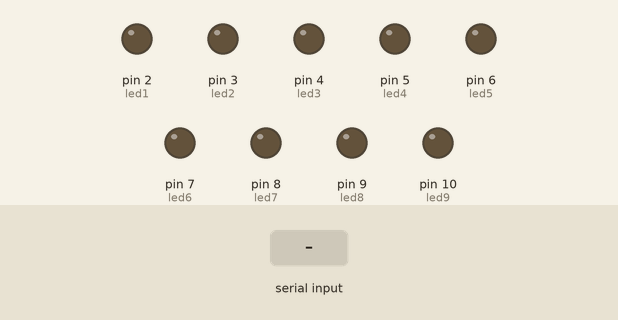
Recording of a sketch running on a simulated Arduino Uno, built with avr-gcc and run on an emulated ATmega328P. Parts: output pins drawn as LEDs (lit = HIGH). Inputs (shaded band) come from the test bench.

Above: at 1.2 s.
1.3 s: "a" received over Serial
At 2.3 s:
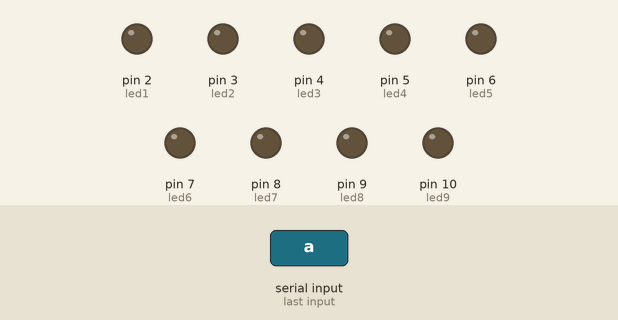
2.8 s: "c" received over Serial
At 3.5 s:
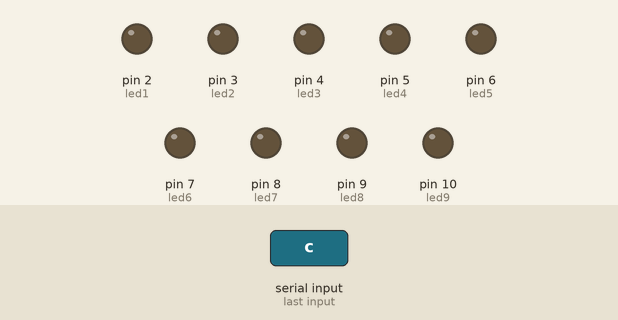
4.3 s: "d" received over Serial
At 4.6 s:
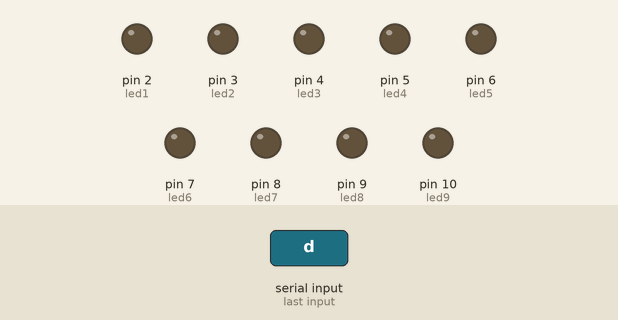
5.8 s: "e" received over Serial
At 6.9 s:
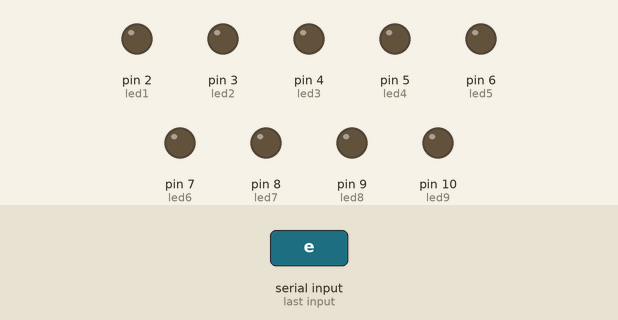
7.3 s: "f" received over Serial
At 8.1 s:
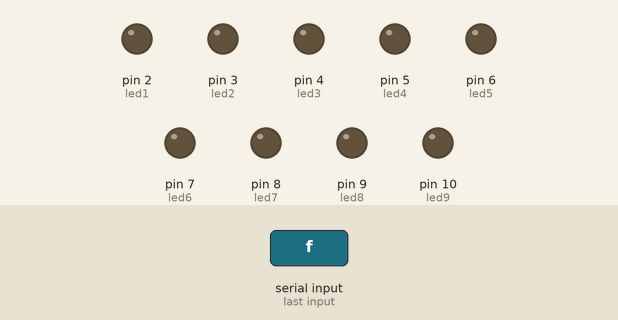
8.8 s: "g" received over Serial
At 9.2 s:
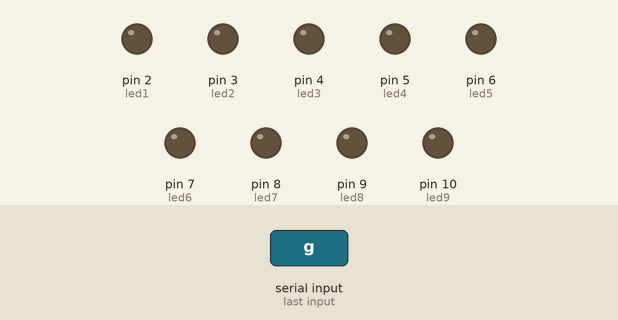
Timing chart, 0 to 11.3 s (numbered marks = the images above; inputs shaded):
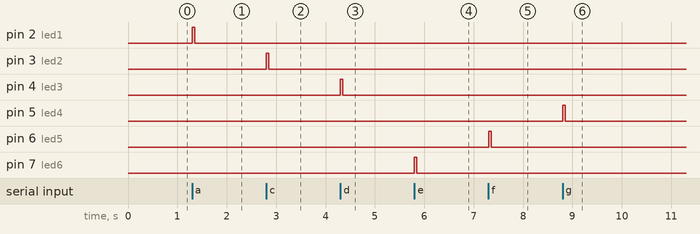

The sketch:

G_r_nt_i_lemeleduygulamas_.ino
```cpp
int led1 = 2; // led pinleri.
int led2 = 3;
int led3 = 4;
int led4 = 5;
int led5 = 6;
int led6 = 7;
int led7 = 8;
int led8 = 9;
int led9 = 10;
char a; // Seriporttan gelen verinin aktarıldığı değişken.

void setup() {
  pinMode(led1, OUTPUT);
  pinMode(led2, OUTPUT);
  pinMode(led3, OUTPUT);
  pinMode(led4, OUTPUT);
  pinMode(led5, OUTPUT);
  pinMode(led6, OUTPUT);
  pinMode(led7, OUTPUT);
  pinMode(led8, OUTPUT);
  pinMode(led9, OUTPUT);
  Serial.begin(9600);
}

void loop() {

        digitalWrite(led1, LOW); // İlk durumda tüm ledler sönük durumda olarak ayarlandı.
        digitalWrite(led2, LOW);
        digitalWrite(led3, LOW);
        digitalWrite(led6, LOW);
        digitalWrite(led5, LOW);
        digitalWrite(led7, LOW);
        digitalWrite(led4, LOW);
        digitalWrite(led8, LOW);
        digitalWrite(led9, LOW);

if(Serial.available())
  {

     a = Serial.read(); // Seriport okuma işlemi.
    if(a == 'a')
    {
        digitalWrite(led1, HIGH);
        delay(50);
      }
       if(a == 'c')
    {
        digitalWrite(led2, HIGH);
          delay(50);
      }
      if(a == 'd')
    {
        digitalWrite(led3, HIGH);
     delay(50);
      }
        if(a == 'e')
    {
        digitalWrite(led6, HIGH);
     delay(50);
      }
       if(a == 'f')
    {
        digitalWrite(led5, HIGH);
     delay(50);
      }
       if(a == 'g')
    {
        digitalWrite(led4, HIGH);
     delay(50);
      }

if(a == 'h')
    {
        digitalWrite(led7, HIGH);
     delay(50);
      }
if(a == 'i')
    {
        digitalWrite(led8, HIGH);
     delay(50);
      }
if(a == 'l')
    {
        digitalWrite(led9, HIGH);
     delay(50);
      }
        if(a == 'b') //Nesne algılanmadığında tüm ledler söner.
      {
        digitalWrite(led1, LOW);
        digitalWrite(led2, LOW);
        digitalWrite(led3, LOW);
        digitalWrite(led6, LOW);
        digitalWrite(led5, LOW);
        digitalWrite(led7, LOW);
        digitalWrite(led8, LOW);
        digitalWrite(led9, LOW);

        }


  }

}
```

Measured:
- after the input at 1.3 s, pin 2 (led1): LOW → HIGH at once, → LOW 0.05 s later
- after the input at 2.8 s, pin 3 (led2): LOW → HIGH at once, → LOW 0.05 s later
- after the input at 4.3 s, pin 4 (led3): LOW → HIGH at once, → LOW 0.05 s later
- after the input at 5.8 s, pin 7 (led6): LOW → HIGH at once, → LOW 0.05 s later
- after the input at 7.3 s, pin 6 (led5): LOW → HIGH at once, → LOW 0.05 s later
- after the input at 8.8 s, pin 5 (led4): LOW → HIGH at once, → LOW 0.05 s later
